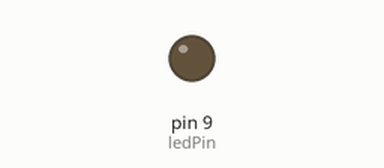
This sketch was run on a simulated Arduino Uno, built with avr-gcc and run on an emulated ATmega328P. Shown: output pins drawn as LEDs (lit = HIGH).

Above: at 0.05 s.
At 0.25 s:
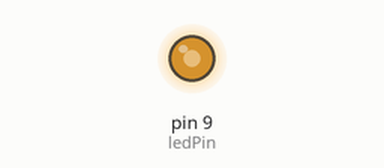
At 0.45 s:
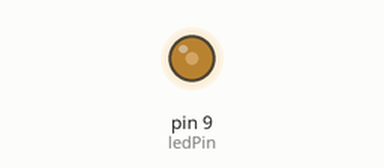
Timing chart, 0 to 3.0 s (numbered marks = the images above):
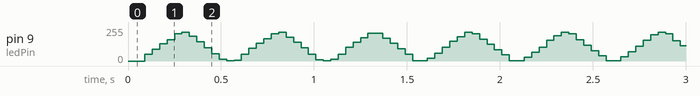

The sketch:

___.ino
```cpp
int ledPin = 9;
void setup() {
  // put your setup code here, to run once:
  pinMode(ledPin,OUTPUT);
}

void loop() {
  // put your main code here, to run repeatedly:
  //for(int fadeValue = 0;fadeValue<=255;fadeValue+=5){
   // analogWrite(ledPin,fadeValue);
  //}
  //for(int fadeValue = 255;fadeValue >= 0;fadeValue -= 5){
    //analogWrite(ledPin,fadeValue);
  //}
  for(int i=0;i<=50;i++)
  {
    digitalWrite(ledPin,1);
    delay(i/10);
    digitalWrite(ledPin,0);
    delay((5-i/10));
  }
  for(int i=50;i>=0;i--)
  {
    digitalWrite(ledPin,1);
    delay(i/10);
    digitalWrite(ledPin,0);
    delay((5-i/10));
  }
}
```
